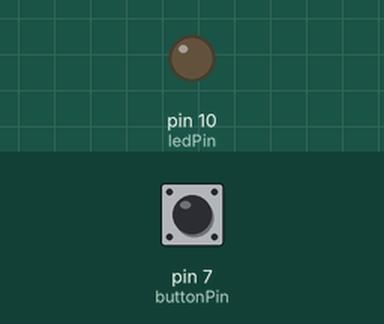
Simulated run of this sketch. Board: Arduino Uno, built with avr-gcc and run on an emulated ATmega328P. Parts: output pins drawn as LEDs (lit = HIGH). Inputs (shaded band) come from the test bench; at power-on: pin 7 (buttonPin) HIGH.

Above: at 1.2 s.
1.3 s: pin 7 (buttonPin) pulled LOW for 0.15 s
At 2.4 s:
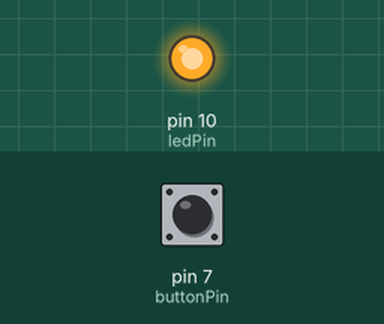
2.9 s: pin 7 (buttonPin) pulled LOW for 1 s
At 3.6 s:
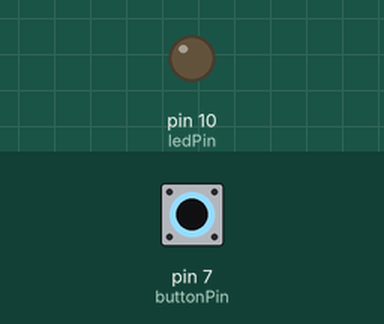
5.4 s: pin 7 (buttonPin) pulled LOW for 3.2 s
At 6.7 s:
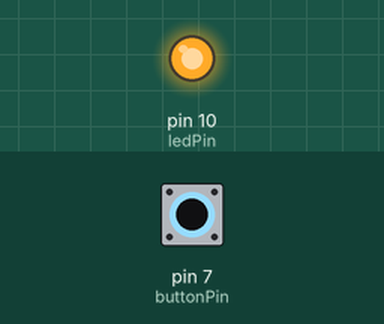
Timing chart, 0 to 8.4 s (numbered marks = the images above; inputs shaded):
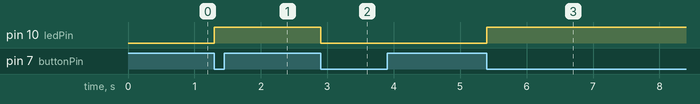

The sketch:

buttonOnOffState.ino
```cpp
// Constants
const int buttonPin = 7;    // Pin number for the button
const int ledPin = 10;      // Pin number for the LED

// Variables
bool ledState = false;      // To store the current state of the LED
bool buttonState = false;   // To store the current state of the button
bool lastButtonState = false; // To store the previous state of the button

void setup() {
  // Initialize the LED pin as an output
  pinMode(ledPin, OUTPUT);

  // Initialize the button pin as an input with internal pull-up resistor
  pinMode(buttonPin, INPUT_PULLUP);

  // Start with the LED off
  digitalWrite(ledPin, LOW);
}

void loop() {
  // Read the current state of the button
  buttonState = digitalRead(buttonPin) == LOW;  // Button is active-low

  // Check if the button is pressed (transition from high to low)
  if (buttonState && !lastButtonState) {
    // Change the state of the LED
    ledState = !ledState;

    // Update the LED based on the new state
    digitalWrite(ledPin, ledState ? HIGH : LOW);
  }

  // Update the last button state
  lastButtonState = buttonState;
}
```

Measured:
- after the input at 1.3 s, pin 10 (ledPin): LOW → HIGH at once
- after the input at 2.9 s, pin 10 (ledPin): HIGH → LOW at once
- after the input at 5.4 s, pin 10 (ledPin): LOW → HIGH at once
